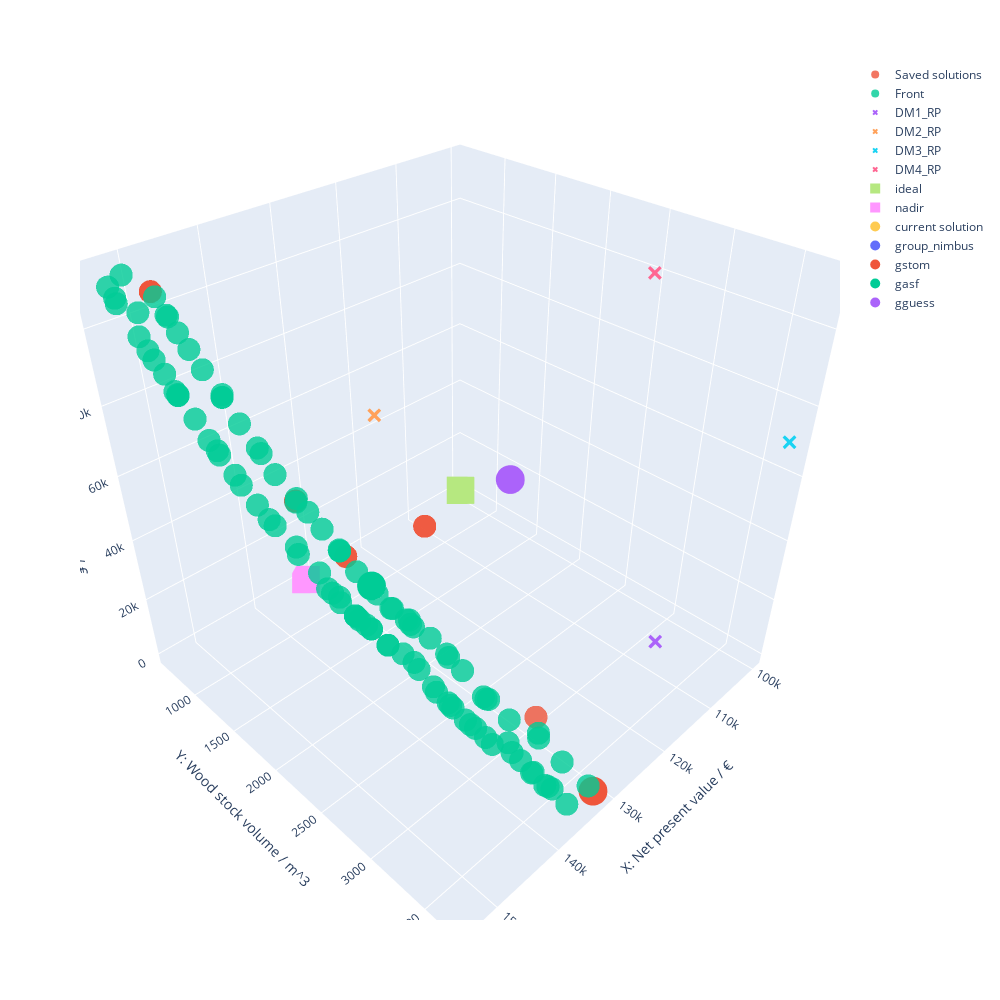

Notebook code for this chart:
### Code cell
rps = dict_of_rps_to_list_of_rps(reference_points)
rp_arr = np.array([[col["f_1"], col["f_2"],col["f_3"]] for col in rps])

plot_solutions = [next_current_solution, gnimbus, gstom, gasf, gguess]
keys = ["f_1", "f_2", "f_3"]
namelist = ["current solution", "group_nimbus", "gstom", "gasf", "gguess"]

#visu_3d(plot_solutions, rp_arr, keys, namelist, ideals, nadirs, saved_solutions, None)
# See PF
visu_3d(plot_solutions, rp_arr, keys, namelist, ideals, nadirs, saved_solutions, evaluated_points)
